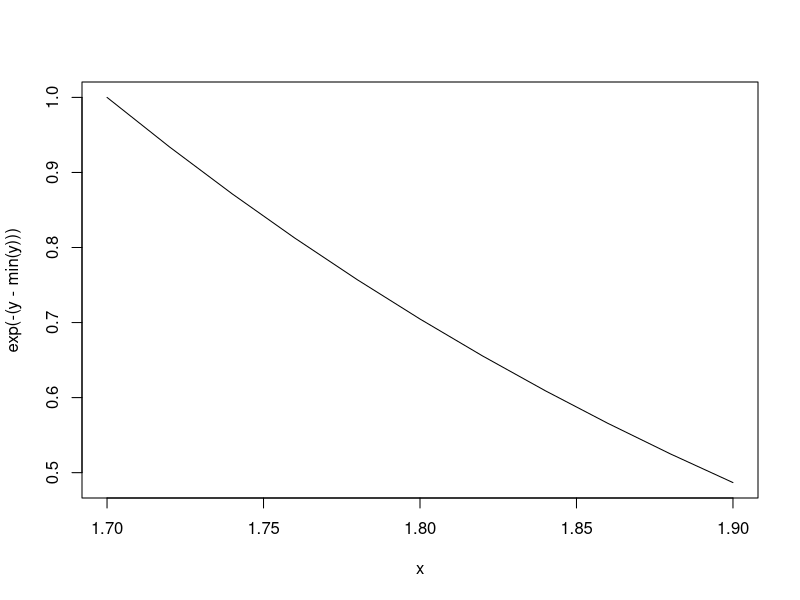

Source code (R):
#  if else
if(TRUE){
    ##
} else if(FALSE){
  ##
} else{
  ##
}
x<-5
y<-if(x>3){TRUE} else {FALSE}

y
#  for
x<-c("a","b","c","d")
for(i in 1:4) {
  print(x[i])
}
for(i in 1:4) print(x[i])

seq_len((10))
seq_along(2:10)
for (i in seq_along(x)){
  print(x[i])
}
for (letter in x){
  print(letter)
}
#  while
#  repeat : execute an inlinite loop
#   break : break a loop
#   next : skip the  iteration of a loop
#   return: exit a function
 set.seed(1)
 normals<-rnorm(100,1,2)
normals
summary(normals)
sd(normals)

x<-seq(1.7,1.9, len=11)
y<- sapply(x, function(y){y*y})
y
plot(x, exp(-(y-min(y))),type = "l")
